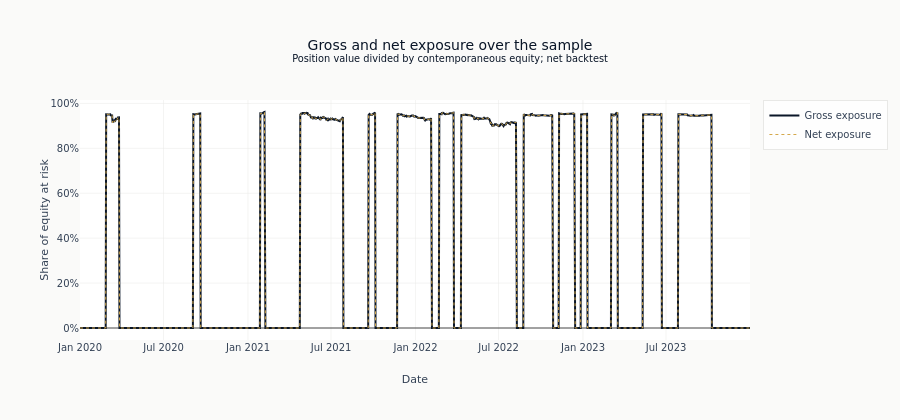

Source (notebook cell):
### Code cell
fig = go.Figure()
fig.add_trace(
    go.Scatter(
        x=exposure_df["timestamp"].to_list(),
        y=exposure_df["gross_exposure_pct"].to_list(),
        name="Gross exposure",
        line=dict(color=COLORS["blue"], width=2),
    )
)
fig.add_trace(
    go.Scatter(
        x=exposure_df["timestamp"].to_list(),
        y=exposure_df["net_exposure_pct"].to_list(),
        name="Net exposure",
        line=dict(color=COLORS["amber"], width=1, dash="dot"),
    )
)
fig.update_layout(
    title=(
        "Gross and net exposure over the sample"
        "<br><sup>Position value divided by contemporaneous equity; net backtest</sup>"
    ),
    xaxis_title="Date",
    yaxis_title="Share of equity at risk",
    yaxis_tickformat=".0%",
    height=420,
    hovermode="x unified",
)
show_plotly_with_alt(
    fig,
    (
        "Step chart of gross exposure in solid navy and net exposure in dotted amber, each as "
        "a share of equity, against date. Gross counts position value regardless of "
        "direction and net counts it signed, so the two separate only when a book holds both "
        "sides. Drawn as steps rather than a line because exposure changes at fills and holds "
        "between them."
    ),
)

### Figure 1 — Plotly figure (JSON) as saved in the notebook; plotly's stock layout.template omitted (floating-point values rounded to 4 significant figures; data arrays with more than 128 entries replaced by an {"elided": "..."} marker saying what was removed)
{"data": [{"line": {"color": "#0a1628", "width": 2}, "name": "Gross exposure", "type": "scatter", "x": {"elided": "1461 str values"}, "y": {"elided": "1461 float values"}}, {"line": {"color": "#D4A84B", "dash": "dot", "width": 1}, "name": "Net exposure", "type": "scatter", "x": {"elided": "1461 str values"}, "y": {"elided": "1461 float values"}}], "layout": {"height": 420, "hovermode": "x unified", "title": {"text": "Gross and net exposure over the sample<br><sup>Position value divided by contemporaneous equity; net backtest</sup>"}, "xaxis": {"title": {"text": "Date"}}, "yaxis": {"tickformat": ".0%", "title": {"text": "Share of equity at risk"}}}}
